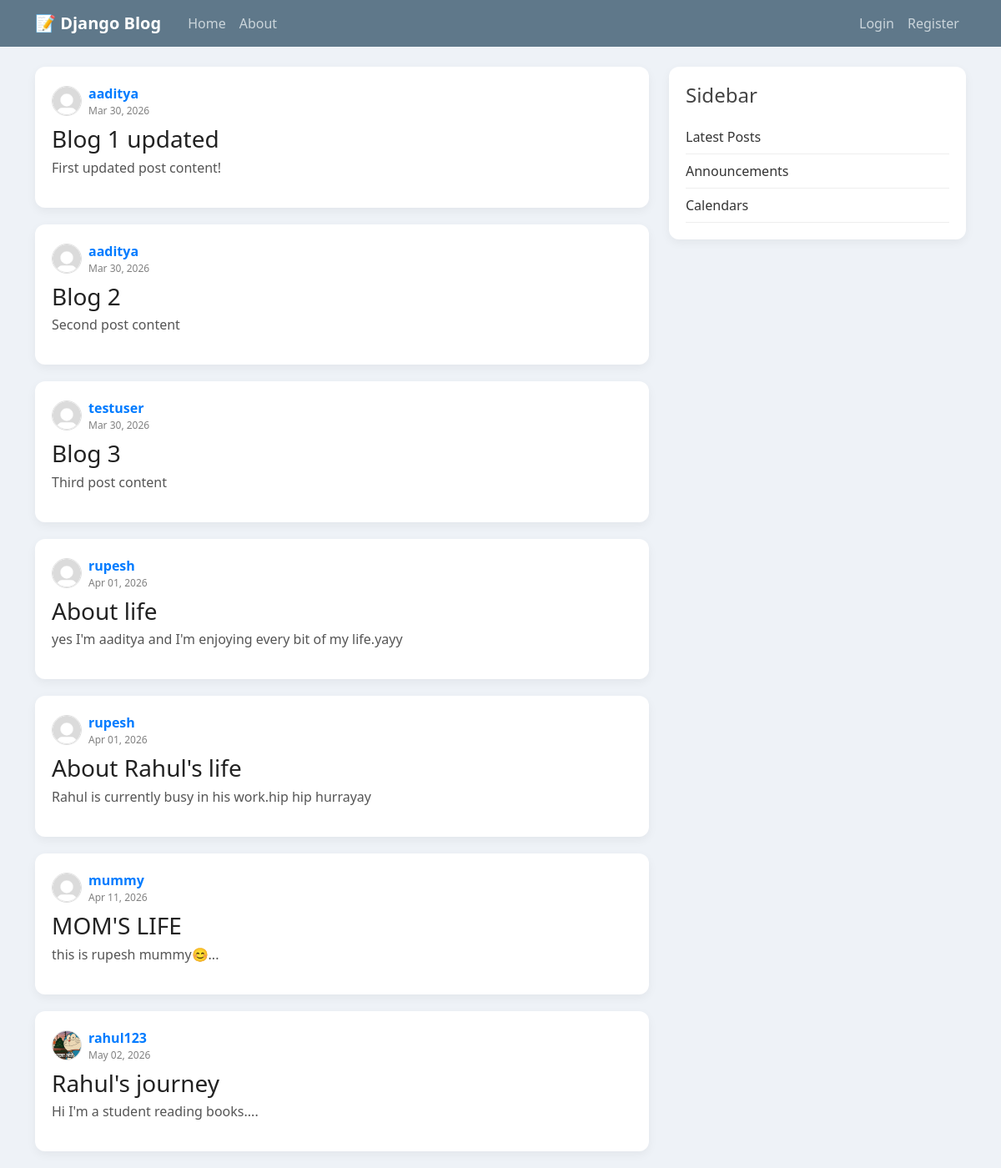
The page / on the database its author committed.
### blog/models.py (models this page shows, shortened)
class Post(models.Model):
  title=models.CharField(max_length=100)
  content=models.TextField()
  author=models.ForeignKey(User,on_delete=models.CASCADE)
  created_at=models.DateTimeField(auto_now_add=True)

### users/models.py (models this page shows, shortened)
class Profile(models.Model):
    user = models.OneToOneField(User, on_delete=models.CASCADE)
    image = models.ImageField(upload_to='profile_pics', blank=True, null=True)
    bio = models.CharField(max_length=150, blank=True)

### blog/views.py (the view)
# urls.py: path('', views.home, name='blog-home'),
def home(request):
    context = {
        'posts': Post.objects.all()
    }
    return render(request, 'blog/home.html', context)

### blog/templates/blog/home.html
{% extends "blog/base.html" %}
{% load static %}
{% block content %}
  {% for post in posts %}
    <article style="
      background:white;
      padding:20px;
      border-radius:12px;
      margin-bottom:20px;
      box-shadow:0 4px 12px rgba(0,0,0,0.05);
      transition:0.2s;
    ">
      <div class="d-flex align-items-center gap-2 mb-2">
        {% if post.author.profile.image %}
          <img src="{{ post.author.profile.image.url }}?v={{ post.author.profile.image.name }}"
               alt="avatar"
               style="width:36px;height:36px;border-radius:50%;object-fit:cover;border:1px solid #ddd;flex:0 0 36px;">
        {% else %}
          <img src="{% static 'users/default_v2.jpg' %}"
               alt="avatar"
               style="width:36px;height:36px;border-radius:50%;object-fit:cover;border:1px solid #ddd;flex:0 0 36px;">
        {% endif %}
        <div>
          <a href="{% url 'public-profile' post.author.username %}"
             style="font-weight:600; color:#007bff; text-decoration:none;">
            {{ post.author }}
          </a>
          <div style="color:gray; font-size:12px;">
            {{ post.created_at|date:"M d, Y" }}
          </div>
        </div>
      </div>
      <h3 style="margin:5px 0;">
        <a href="{% url 'post-detail' post.id %}" style="text-decoration:none; color:#222;">
          {{ post.title }}
        </a>
      </h3>
      <p style="color:#555;">{{ post.content|truncatewords:20 }}</p>
    </article>
  {% endfor %}
{% endblock content %}

### blog/static/blog/main.css (style rules this page uses)
body { background: #fafafa; color: #333333; margin-top: 5rem; }
h1, h2, h3, h4, h5, h6 { color: #444444; }

### rows shown on the page
Post: author "aaditya", created_at "Mar 30, 2026", title "Blog 1 updated", content "First updated post content!"
Post: author "aaditya", created_at "Mar 30, 2026", title "Blog 2", content "Second post content"
Post: author "testuser", created_at "Mar 30, 2026", title "Blog 3", content "Third post content"
Post: author "rupesh", created_at "Apr 01, 2026", title "About life", content "yes I'm aaditya and I'm enjoying every bit of my life.yayy"
Post: author "rupesh", created_at "Apr 01, 2026", title "About Rahul's life", content "Rahul is currently busy in his work.hip hip hurrayay"
Post: author "mummy", created_at "Apr 11, 2026", title "MOM'S LIFE", content "this is rupesh mummy😊..."
Post: author.profile.image (picture), author "rahul123", created_at "May 02, 2026", title "Rahul's journey", content "Hi I'm a student reading books...."
